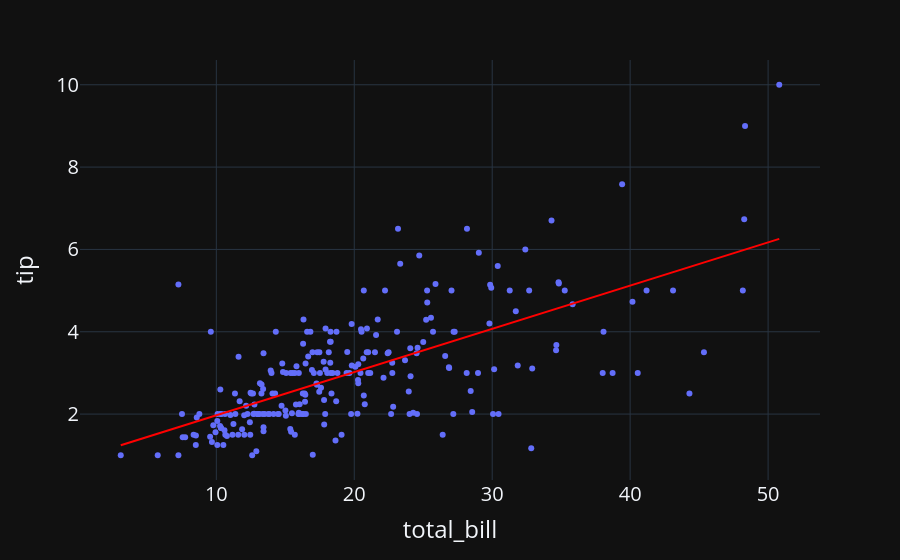

Notebook code cell kept with this figure:
### Markdown cell above
### Using Plotly

### Code cell
fig = px.scatter(data, x = "total_bill", y = "tip", trendline = "ols", trendline_color_override="red")
fig.update_layout(font_size = 20)

### Figure 1 — Plotly figure (JSON) as saved in the notebook; plotly's stock layout.template omitted (floating-point values rounded to 4 significant figures; data arrays with more than 128 entries replaced by an {"elided": "..."} marker saying what was removed)
{"data": [{"hovertemplate": "total_bill=%{x}<br>tip=%{y}<extra></extra>", "legendgroup": "", "marker": {"color": "#636efa", "symbol": "circle"}, "mode": "markers", "name": "", "orientation": "v", "showlegend": false, "x": {"elided": "244 float values"}, "xaxis": "x", "y": {"elided": "244 float values"}, "yaxis": "y", "type": "scatter"}, {"hovertemplate": "<b>OLS trendline</b><br>tip = 0.105025 * total_bill + 0.92027<br>R<sup>2</sup>=0.456617<br><br>total_bill=%{x}<br>tip=%{y} <b>(trend)</b><extra></extra>", "legendgroup": "", "line": {"color": "red"}, "marker": {"color": "#636efa", "symbol": "circle"}, "mode": "lines", "name": "", "showlegend": false, "x": {"elided": "244 float values"}, "xaxis": "x", "y": {"elided": "244 float values"}, "yaxis": "y", "type": "scatter"}], "layout": {"xaxis": {"anchor": "y", "domain": [0.0, 1.0], "title": {"text": "total_bill"}}, "yaxis": {"anchor": "x", "domain": [0.0, 1.0], "title": {"text": "tip"}}, "legend": {"tracegroupgap": 0}, "margin": {"t": 60}, "font": {"size": 20}}}
